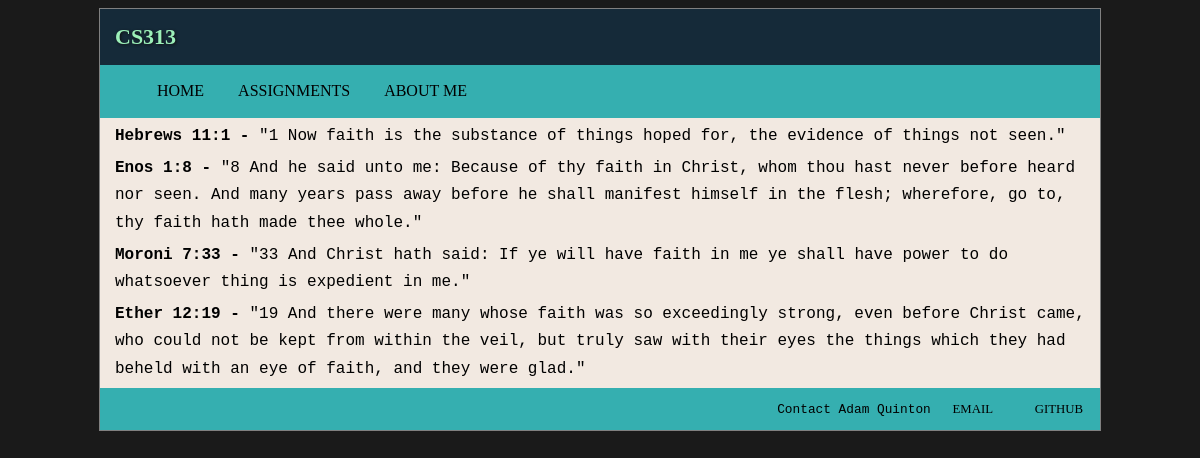
Page /assignments/scriptureQuery.php on the committed database.
### tables this page shows
CREATE TABLE scriptures
( scripture_id           INT UNSIGNED PRIMARY KEY AUTO_INCREMENT
, scripture_book         VARCHAR(30) NOT NULL
, scripture_chapter      INT  NOT NULL
, scripture_verse        INT NOT NULL
, scripture_content      TEXT NOT NULL
);

### assignments/scriptureQuery.php (the view, shortened to what this page needs)
<!DOCTYPE html>
<html>
  <head>
        <link href="../css/tanga.css" type="text/css" rel="stylesheet" media="screen">
  </head>
  <body>
<?php
include '../header.php';
?>
    <div>
    <article>
<?php
try
{
   $user = "php";
   $password = "php-pass";
   $db = new PDO("mysql:host=127.0.0.1;dbname=scriptureRepo", $user, $password);
}
catch (PDOException $ex)
{
   echo "Error!: " . $ex->getMessage();
   die();
}
foreach ($db->query("SELECT scripture_book, scripture_chapter, scripture_verse, scripture_content FROM scriptures") as $row)
{
   echo "<p><b>" . $row['scripture_book'];
   echo " " . $row['scripture_chapter'];
   echo ":" . $row['scripture_verse'];
   echo " -</b> \"" . $row['scripture_content'] . "\"";
   echo "<br />";
}
?>
</article>
<?php include '../footer.php' ?>
</div>
</body>
</html>

### header.php (shortened to what this page needs)
<h1>
<?php
$navs = array("Home"=>"index.php", "Assignments"=>"assignments/index.php", "About me"=>"about.php");
$pageContainedInNavs = false;
if ($pageContainedInNavs == false) {
	echo "CS313";
}
?>
</h1>
<nav>
  <ul>
  <?php
  foreach($navs as $KEY => $VAL) {
    $arr = explode('/',$_SERVER['PHP_SELF']);
    $slashCount = count($arr) -1;
  	echo "<li><a href=\"" ;
    for ($i = 1; $i < $slashCount; $i++) {
      echo "../";
    }
    echo  "$VAL" . "\"";
    if (strcasecmp(ltrim($_SERVER['PHP_SELF'], "/"), $VAL) == 0) {
      echo "class=\"on\"";
    }
    echo ">" . "$KEY" . "</a></li>";
  } ?>
  </ul>
</nav>

### footer.php
<footer>
  <nav style="text-align: right">
    <ul>
    <li>Contact Adam Quinton <a href="mailto:qui10001@byui.edu" title="Send me an email">Email</a> </li>
      <li><a href="http://www.github.com/zvakanaka" title="My Github Repositories">Github</a> </li>
    </ul>
  </nav>
</footer>

### css/tanga.css (style rules this page uses)
html { display: table; margin: auto; background-color: #1A1A1A; }
body { background-color: #F2E9E1; max-width: 1000px; min-width: 300px; border: 1px solid grey; }
nav { padding-top: 1px; padding-bottom: 1px; background-color: #35AFB0; }
h1 { float: top; background-color: #152A39; color: #EFEFEF; color: #9CF0B9; text-shadow: 1px 1px 3px #111111; font-family: ubuntu, monospace; font-family: 'Fira', mono; padding: 15px; margin: 0px auto 0px auto; text-align: left; font-size: 22px; }
li { font-family: ubuntu, monospace; display: inline; margin: 0px 3px; }
p { text-align: left; margin: 5px auto 5px auto; padding: 0px; padding-left: 15px; padding-right: 15px; background-color: #F2E9E1; }
a { font-family: ubuntu, monospace; font-family: 'Fira', mono; color: black; text-transform: uppercase; padding: 5px 14px 5px 14px; text-decoration: none; }
article { font-family: liberation, sans-serif; font-family: ubuntu, monospace; line-height: 170%; margin: 0px; padding: 0px; }
footer { clear: both; font-size: 80%; text-align: right; }

### rows in the picture
scriptures: scripture_book "Hebrews", scripture_chapter "11", scripture_verse "1", scripture_content "1 Now faith is the substance of things hoped for, the evidence of things not seen."
scriptures: scripture_book "Enos", scripture_chapter "1", scripture_verse "8", scripture_content "8 And he said unto me: Because of thy faith in Christ, whom thou hast never before heard nor seen. And many years pass away before he shall manifest himself in the flesh; wherefore, go to, thy faith hath made thee whole."
scriptures: scripture_book "Moroni", scripture_chapter "7", scripture_verse "33", scripture_content "33 And Christ hath said: If ye will have faith in me ye shall have power to do whatsoever thing is expedient in me."
scriptures: scripture_book "Ether", scripture_chapter "12", scripture_verse "19", scripture_content "19 And there were many whose faith was so exceedingly strong, even before Christ came, who could not be kept from within the veil, but truly saw with their eyes the things which they had beheld with an eye of faith, and they were glad."

### other values in the picture
$KEY "HOME"
$KEY "ASSIGNMENTS"
$KEY "ABOUT ME"
